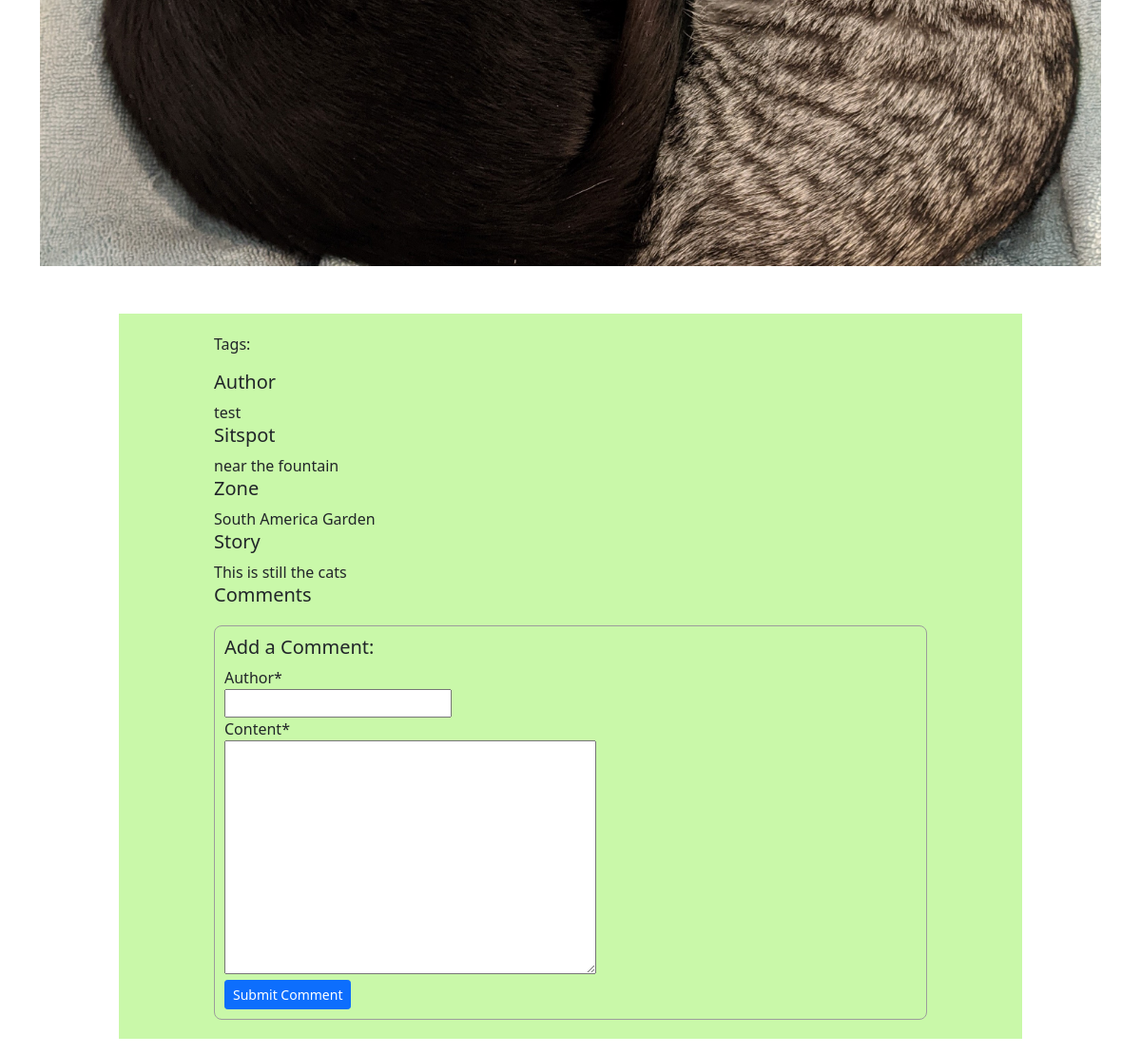
Page /naturestories/5 (lower part) on the earlier database version.
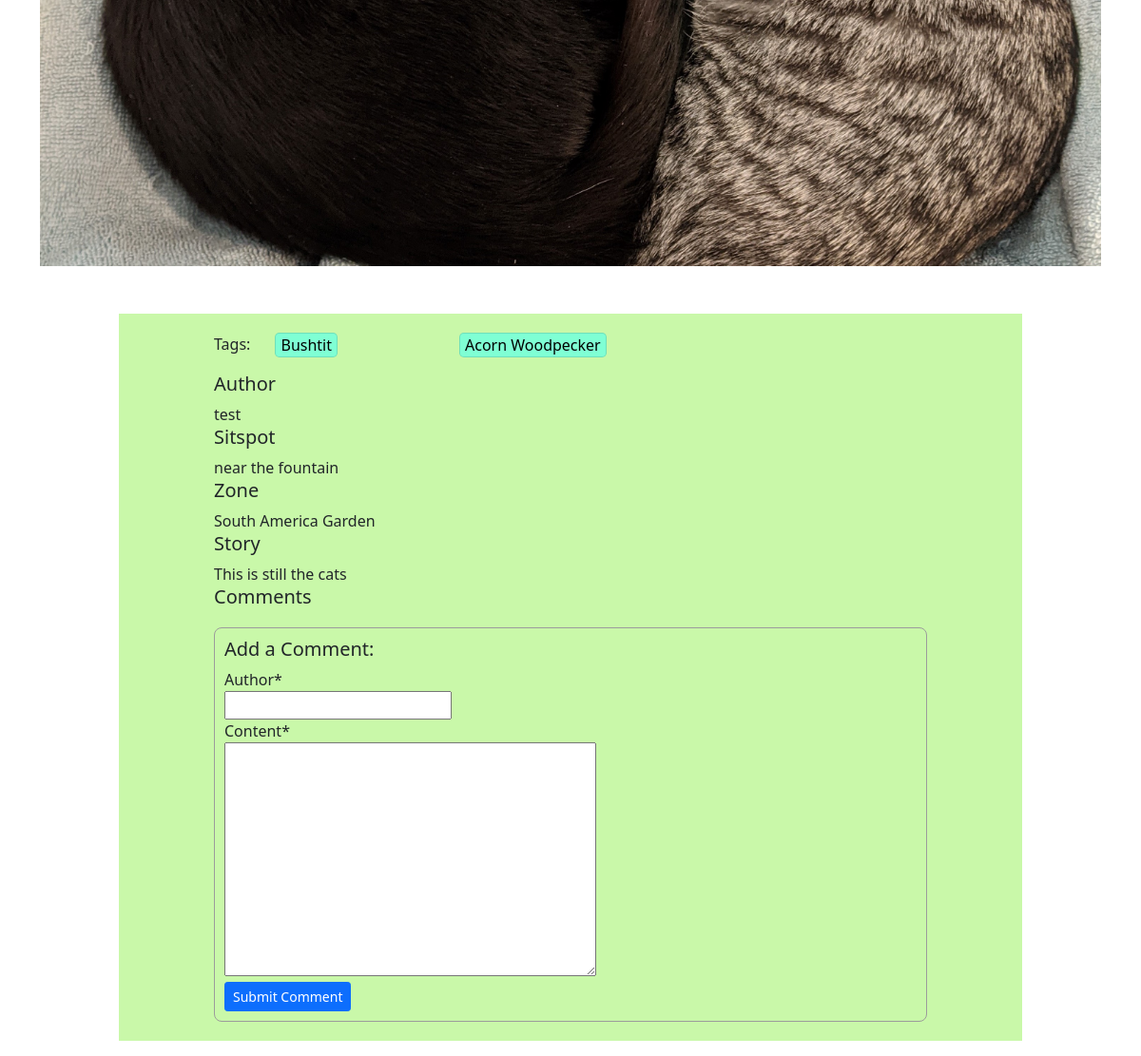
Same page on the later database version.
### SitSpots/models.py (models this page shows, shortened)
class Tag(models.Model):
    type = models.CharField(max_length=255)
    name =  models.CharField(max_length=255)
    scientific_name = models.TextField()
    description = models.TextField()
    diet = models.TextField()
    habitat = models.TextField()
    terrestrial_biome = models.TextField()
    created_at = models.DateTimeField(auto_now_add=True)
    updated_at = models.DateTimeField(auto_now=True)
    tagged = models.ManyToManyField(Post, related_name='tags')

### naturestories/views.py (the view)
# urls.py: path('<int:numb>', views.stories_read_more),
def stories_read_more(request, numb):
    this_post = Post.objects.get(id=numb)
    comment_form = CommentForm()
    reply_form = ReplyForm()
    context ={
        "post" : this_post,
        "comment_form" : comment_form,
        "reply_form" : reply_form,
    }
    print("*"*40)
    print(this_post.image.url)
    return render(request, "naturestories/stories_read_more.html", context)

### naturestories/forms.py
class CommentForm(forms.ModelForm):
    author = forms.CharField(max_length=255, required=True)
    class Meta:
        model = Comment
        fields = ('author','content')

class ReplyForm(forms.ModelForm):
    author = forms.CharField(max_length=255, required=True)
    content = forms.CharField(max_length=255, required=True)
    class Meta:
        model = Reply
        fields = ('author','content')

### naturestories/templates/naturestories/stories_read_more.html (shortened to what this page needs)
<!DOCTYPE html>
<html lang="en">
    <head>
        <link href="https://cdn.jsdelivr.net/npm/bootstrap@5.0.0-beta2/dist/css/bootstrap.min.css" rel="stylesheet">
            {% load static %}
        <link rel="stylesheet" href="{% static 'naturestories/css/style.css' %}">
        {%load crispy_forms_tags %}
    </head>
    <body class="container-fluid" data-media-url="{% get_media_prefix %}">
        <div class="container">
            <div class="read_more_img">
                <img src="{{post.image.url}}" class="img-fluid">
            </div>
            <div class="row justify-content-md-center">
                <ul class="read_more col col-lg-10">
                    <li class="row">
                        <p class="col col-lg-1">Tags:</p>
                        {% for tag in post.tags.all %}
                        <div class="col col-lg-3">
                            <a href="#"><p class="tag">{{tag.name}}</p></a>
                        </div>
                        {% endfor %}
                    </li>
                    <li><h5>Author</h5> {{post.author}}</li>
                    <li><h5>Sitspot</h5> {{post.sitspot}}</li>
                    <li><h5>Zone</h5> {{post.zone.name}}</li>
                    <li><h5>Story</h5>{{post.content}}</li>
                    <li>
                        <h5>Comments</h5>
                    </li>
                    <li class="add_comment_form">
                        <h5>Add a Comment:</h5>
                        <form action="/naturestories/new_comment" method="POST" id="new_comment">
                            {{ comment_form|crispy }}
                            <button type="submit" class="btn btn-primary btn-sm">Submit Comment</button>
                        </form>
                    </li>
                </ul>
            </div>
        </div>
    </body>
</html>

Differences in the rows shown:
added Tag: name "Bushtit"
added Tag: name "Acorn Woodpecker"
